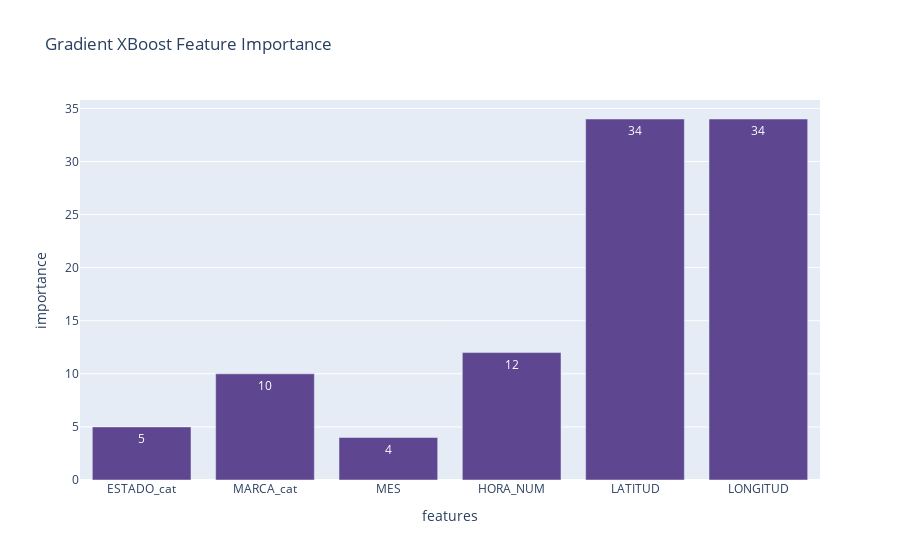

The cell this chart's notebook holds for it:
### Code cell
feature_importance = pd.DataFrame(index = xtrain_oa.columns.tolist()).reset_index()
feature_importance.columns = ['features']
feature_importance['importance'] = np.round(gradient_boosting_cls_oa.feature_importances_ * 100, 1)
feature_importance['importance'] = np.round(feature_importance['importance'], 0)

fig = px.bar(feature_importance, x = "features", y = "importance",
             title="Gradient XBoost Feature Importance",
             color_discrete_sequence=px.colors.qualitative.Prism, text = 'importance')
fig.show()

### Figure 1 — Plotly figure (JSON) as saved in the notebook; plotly's stock layout.template omitted (floating-point values rounded to 4 significant figures)
{"data": [{"alignmentgroup": "True", "hovertemplate": "features=%{x}<br>importance=%{text}<extra></extra>", "legendgroup": "", "marker": {"color": "rgb(95, 70, 144)", "pattern": {"shape": ""}}, "name": "", "offsetgroup": "", "orientation": "v", "showlegend": false, "text": [5, 10, 4, 12, 34, 34], "textposition": "auto", "type": "bar", "x": ["ESTADO_cat", "MARCA_cat", "MES", "HORA_NUM", "LATITUD", "LONGITUD"], "xaxis": "x", "y": [5, 10, 4, 12, 34, 34], "yaxis": "y"}], "layout": {"barmode": "relative", "legend": {"tracegroupgap": 0}, "title": {"text": "Gradient XBoost Feature Importance"}, "xaxis": {"anchor": "y", "domain": [0, 1], "title": {"text": "features"}}, "yaxis": {"anchor": "x", "domain": [0, 1], "title": {"text": "importance"}}}}
